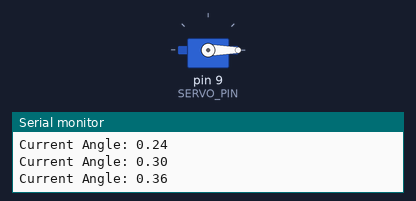
Bench run of a sketch on a simulated Arduino Uno, built with avr-gcc and run on an emulated ATmega328P. Parts: servo, the last lines printed to the serial monitor.

Above: at 0.18 s.
At 9.94 s:
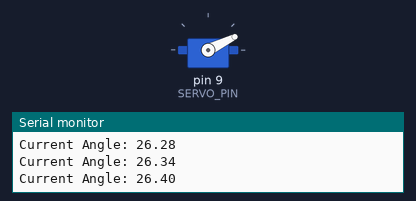
At 19.84 s:
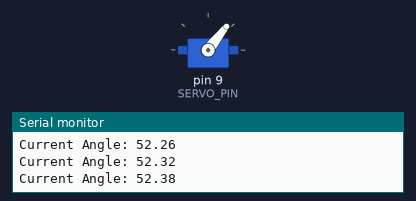
At 39.76 s:
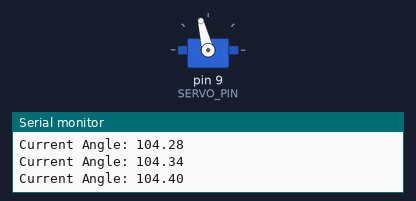
Timing chart, 0 to 40.0 s (numbered marks = the images above):
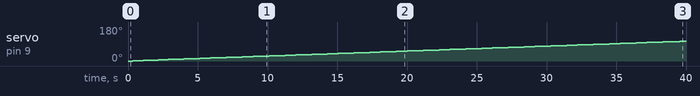

Measured:
- by itself, servo on pin 9 (SERVO_PIN): moves from 0° to 105° over 39.6 s

The sketch:

13C02.ino
```cpp
#include <Servo.h>

Servo myServo;

// 서보 설정
const int SERVO_PIN = 9;
float _SERVO_SPEED = 3.0;  // 초기 속도 (degrees/second)

// 서보 위치 제어 변수
float currentAngle = 0.0;
float targetAngle = 0.0;
unsigned long previousMillis = 0;
int phase = 0;  // 0: 1단계, 1: 2단계, 2: 완료

void setup() {
  Serial.begin(9600);
  myServo.attach(SERVO_PIN);
  myServo.write(0);  // 초기 위치 0도
  currentAngle = 0.0;

  // 첫 번째 단계 시작 (0도 → 180도)
  _SERVO_SPEED = 3.0;  // 3 degrees/second
  targetAngle = 180.0;
  phase = 0;

  Serial.println("Phase 1: Moving 180 degrees in 60 seconds (3 deg/sec)");
}

void loop() {
  unsigned long currentMillis = millis();

  // 업데이트 주기 계산 (밀리초 단위)
  // _SERVO_SPEED가 degrees/second이므로, 1밀리초당 이동할 각도는:
  float updateInterval = 20.0;  // 20ms마다 업데이트

  if (currentMillis - previousMillis >= updateInterval) {
    previousMillis = currentMillis;

    // 현재 속도로 20ms 동안 이동할 각도 계산
    float angleStep = _SERVO_SPEED * (updateInterval / 1000.0);

    // Phase 0: 0도 → 180도 (60초)
    if (phase == 0) {
      if (currentAngle < targetAngle) {
        currentAngle += angleStep;
        if (currentAngle > targetAngle) {
          currentAngle = targetAngle;
        }
        myServo.write((int)currentAngle);
      } else {
        // 1단계 완료, 2단계 시작
        Serial.println("Phase 1 complete!");
        Serial.println("Phase 2: Moving 90 degrees in 300 seconds (0.3 deg/sec)");

        _SERVO_SPEED = 0.3;  // 0.3 degrees/second
        targetAngle = 90.0;  // 180도 → 90도 (역방향 90도 이동)
        phase = 1;
      }
    }
    // Phase 1: 180도 → 90도 (300초)
    else if (phase == 1) {
      if (currentAngle > targetAngle) {
        currentAngle -= angleStep;
        if (currentAngle < targetAngle) {
          currentAngle = targetAngle;
        }
        myServo.write((int)currentAngle);
      } else {
        // 2단계 완료
        Serial.println("Phase 2 complete! All movements finished.");
        phase = 2;
      }
    }

    // 디버깅용 출력 (선택사항)
    if (phase < 2) {
      Serial.print("Current Angle: ");
      Serial.println(currentAngle);
    }
  }
}
```
